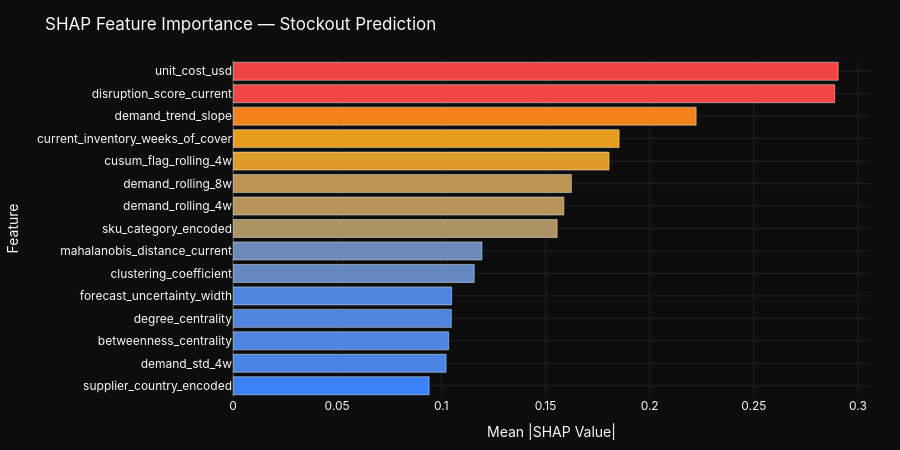

The notebook cell saved with this chart:
### Markdown cell above
## SHAP Analysis

### Code cell
shap_results = compute_shap_values(xgb_results['model'], X_test, feature_names)

if shap_results['shap_values'] is not None:
    fig = create_shap_summary(shap_results['shap_values'], feature_names, shap_results['X_sample'])
    fig.show()

### Figure 1 — Plotly figure (JSON) as saved in the notebook; plotly's stock layout.template omitted (floating-point values rounded to 4 significant figures)
{"data": [{"marker": {"color": [0.09413, 0.1023, 0.1035, 0.1048, 0.1049, 0.1158, 0.1195, 0.1556, 0.1588, 0.1624, 0.1805, 0.1853, 0.2223, 0.2888, 0.2905], "colorscale": [[0, "#3B82F6"], [0.5, "#F59E0B"], [1.0, "#EF4444"]]}, "orientation": "h", "type": "bar", "x": [0.09413, 0.1023, 0.1035, 0.1048, 0.1049, 0.1158, 0.1195, 0.1556, 0.1588, 0.1624, 0.1805, 0.1853, 0.2223, 0.2888, 0.2905], "y": ["supplier_country_encoded", "demand_std_4w", "betweenness_centrality", "degree_centrality", "forecast_uncertainty_width", "clustering_coefficient", "mahalanobis_distance_current", "sku_category_encoded", "demand_rolling_4w", "demand_rolling_8w", "cusum_flag_rolling_4w", "current_inventory_weeks_of_cover", "demand_trend_slope", "disruption_score_current", "unit_cost_usd"]}], "layout": {"font": {"color": "#F9FAFB", "family": "Inter, sans-serif"}, "height": 450, "legend": {"bgcolor": "rgba(0,0,0,0.5)", "bordercolor": "#333", "font": {"color": "#F9FAFB"}}, "margin": {"b": 40, "l": 60, "r": 30, "t": 60}, "paper_bgcolor": "#0D0D0D", "plot_bgcolor": "#0D0D0D", "title": {"text": "SHAP Feature Importance — Stockout Prediction"}, "xaxis": {"gridcolor": "#222222", "title": {"text": "Mean |SHAP Value|"}, "zerolinecolor": "#333333"}, "yaxis": {"gridcolor": "#222222", "title": {"text": "Feature"}, "zerolinecolor": "#333333"}}}
